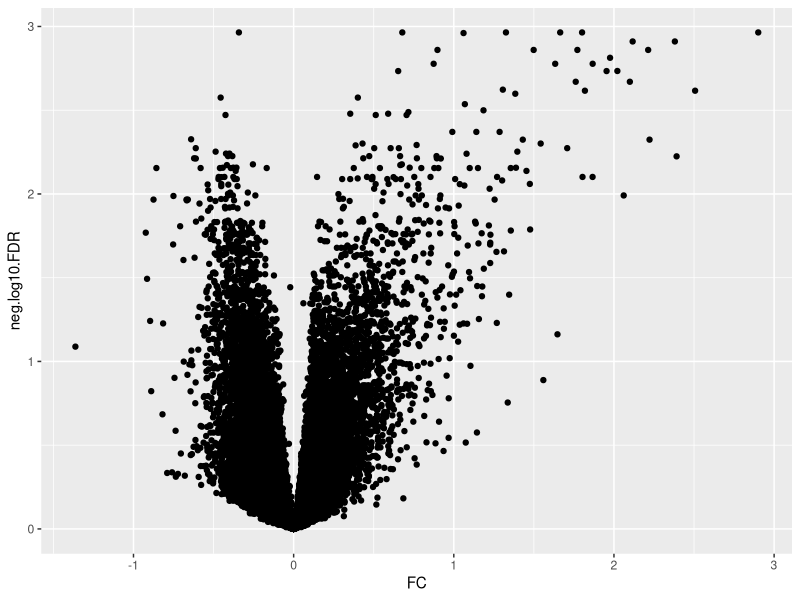
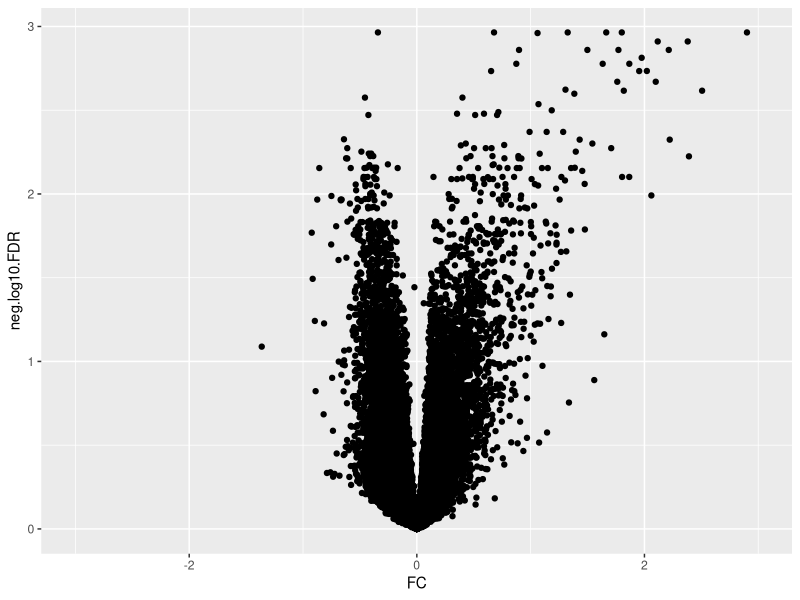
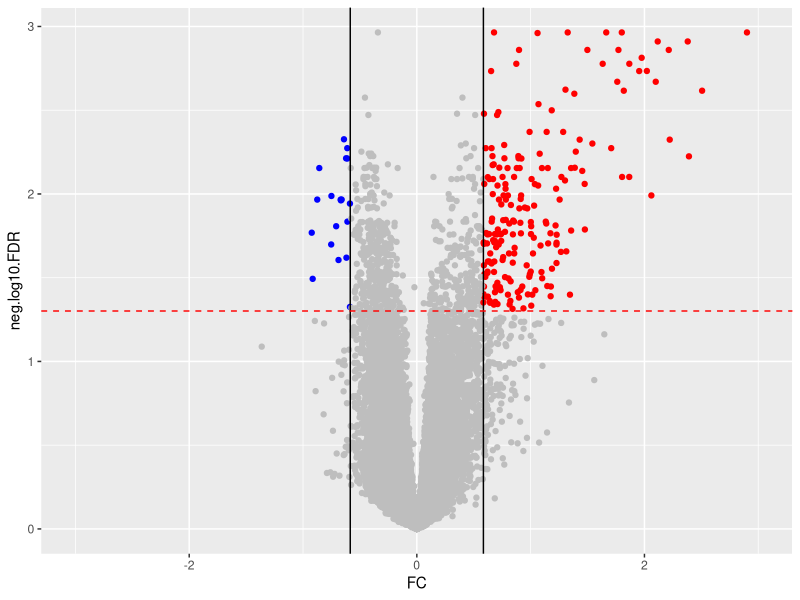
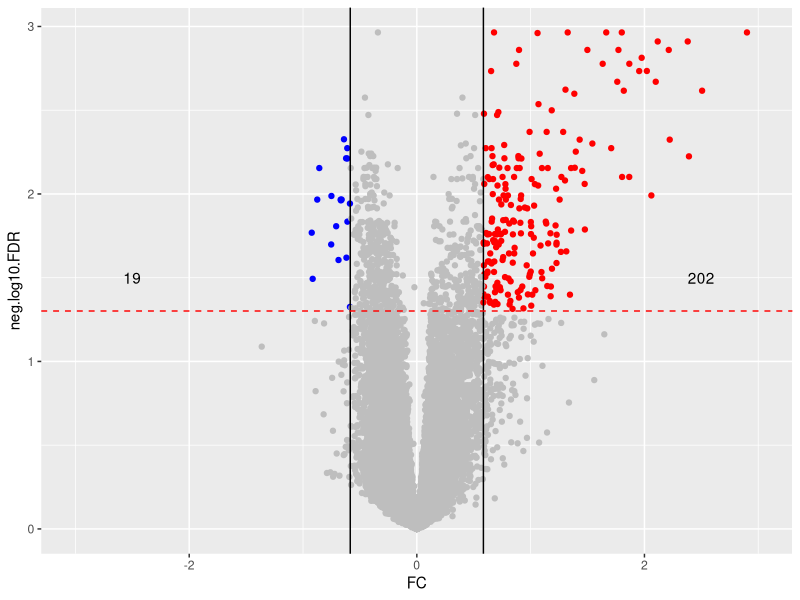
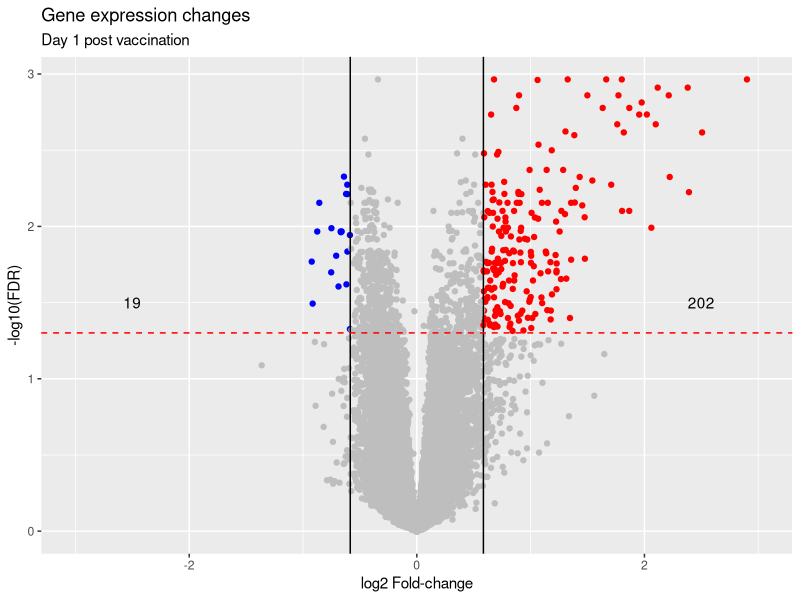
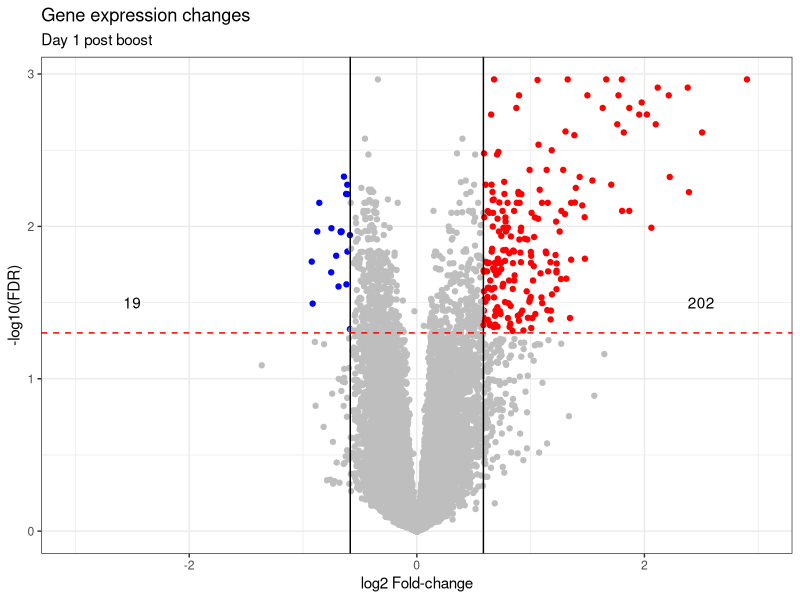
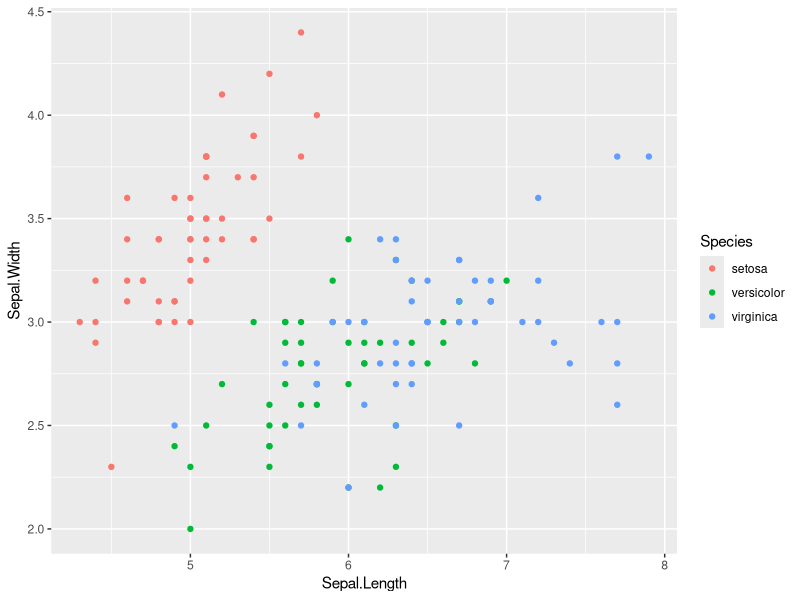
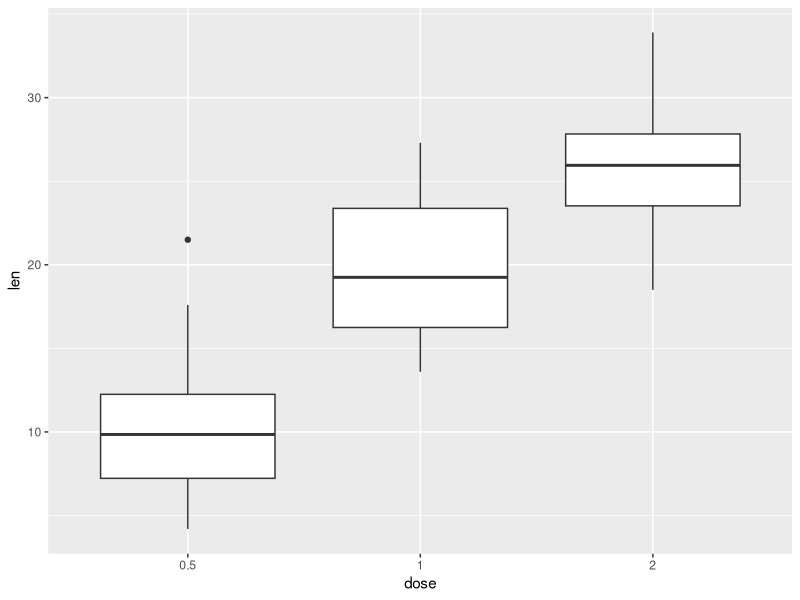

Recreate these plots in R, in order.
# R for bioinformatics lesson 5
# Plotting with ggplot2
# Heatmaps with pheatmap

setwd("~/Work/Python.club/Lesson.5/")
rm(list = ls())

# 
# DON'T FORGET TO RECORD!!!
#


library(ggplot2)
library(pheatmap)


# Scatterplots with ggplot2 -----------------------------------------------

# Read the dataset
expr <- read.table("expression.txt", sep = "\t", header = TRUE)

# Basic scatterplot
ggplot(data = expr, aes(x = FC, y = neg.log10.FDR)) + 
  geom_point()

# Let's fix the x-axis to make it symmetrical
ggplot(data = expr, aes(x = FC, y = neg.log10.FDR)) + 
  geom_point() + 
  xlim(-3, 3)

# Add a column with colors of the data points
expr$color <- "grey"
expr$color[expr$FC < -0.585 & expr$FDR < 0.05] <- "blue"
expr$color[expr$FC > 0.585 & expr$FDR < 0.05] <- "red"

# Let's add the lines to indicate the significance cutoffs
ggplot(data = expr, aes(x = FC, y = neg.log10.FDR)) + 
  geom_point(color = expr$color) + 
  xlim(-3, 3) + 
  geom_vline(xintercept = -0.585, color = "black") + 
  geom_vline(xintercept = 0.585, color = "black") + 
  geom_hline(yintercept = -1*log10(0.05), color = "red", linetype = "dashed")

# See how many blue and red dots we've got: 
length(which(expr$color == "blue")) #19
length(which(expr$color == "red"))  #202

# Add annotations
ggplot(data = expr, aes(x = FC, y = neg.log10.FDR)) + 
  geom_point(color = expr$color) + 
  xlim(-3, 3) + 
  geom_vline(xintercept = -0.585, color = "black") + 
  geom_vline(xintercept = 0.585, color = "black") + 
  geom_hline(yintercept = -1*log10(0.05), color = "red", linetype = "dashed") +
  annotate("text", x = -2.5, y = 1.5, label = "19") + 
  annotate("text", x = 2.5, y = 1.5, label = "202") 

# Add titles and change axis labels
ggplot(data = expr, aes(x = FC, y = neg.log10.FDR)) + 
  geom_point(color = expr$color) + 
  xlim(-3, 3) + 
  geom_vline(xintercept = -0.585, color = "black") + 
  geom_vline(xintercept = 0.585, color = "black") + 
  geom_hline(yintercept = -1*log10(0.05), color = "red", linetype = "dashed") +
  annotate("text", x = -2.5, y = 1.5, label = "19") + 
  annotate("text", x = 2.5, y = 1.5, label = "202") + 
  labs(title = "Gene expression changes", subtitle = "Day 1 post vaccination") +
  xlab("log2 Fold-change") + 
  ylab("-log10(FDR)")

# Remove the grey background
ggplot(data = expr, aes(x = FC, y = neg.log10.FDR)) + 
  geom_point(color = expr$color) + 
  xlim(-3, 3) + 
  geom_vline(xintercept = -0.585, color = "black") + 
  geom_vline(xintercept = 0.585, color = "black") + 
  geom_hline(yintercept = -1*log10(0.05), color = "red", linetype = "dashed") +
  annotate("text", x = -2.5, y = 1.5, label = "19") + 
  annotate("text", x = 2.5, y = 1.5, label = "202") + 
  labs(title = "Gene expression changes", subtitle = "Day 1 post boost") +
  xlab("log2 Fold-change") + 
  ylab("-log10(FDR)") + 
  theme_bw()

# And save the plot as a PDF 
ggsave("Scatterplot.pdf", plot = last_plot())


# Hands on practice 1 -----------------------------------------------------

# Read the dataset iris.txt
# Plot a scatter plot of sepal length vs. sepal width and color it by the species
# Hint: include color in the aesthetics of the main ggplot object

# Cheat sheet 1 -----------------------------------------------------------

iris <- read.table("iris.txt", sep = "\t", header = TRUE)
ggplot(iris, aes(x = Sepal.Length, y = Sepal.Width, color = Species)) + 
  geom_point()

# Box plots with ggplot2 --------------------------------------------------

data("ToothGrowth")
ToothGrowth$dose <- as.factor(ToothGrowth$dose)

# Basic boxplot
ggplot(ToothGrowth, aes(x=dose, y=len)) + 
  geom_boxplot()

# Add individual dots
ggplot(ToothGrowth, aes(x=dose, y=len)) + 
  geom_boxplot() +
  geom_jitter(shape=16, position=position_jitter(0.2))

# Color the outlines of  boxes
ggplot(ToothGrowth, aes(x=dose, y=len, color = dose)) + 
  geom_boxplot() +
  geom_jitter(shape=16, position=position_jitter(0.2))

# And make the dots black again  
ggplot(ToothGrowth, aes(x=dose, y=len, color = dose)) + 
  geom_boxplot() +
  geom_jitter(shape=16, position=position_jitter(0.2), color = "black")

# Fill the boxes with colors
ggplot(ToothGrowth, aes(x=dose, y=len, fill = dose)) + 
  geom_boxplot() +
  geom_jitter(shape=16, position=position_jitter(0.2), color = "black")

# Make the boxes translucent
ggplot(ToothGrowth, aes(x=dose, y=len, fill = dose)) + 
  geom_boxplot(alpha = 0.5) +
  geom_jitter(shape=16, position=position_jitter(0.2), color = "black")

# Split the boxes by the type of supplement
ggplot(ToothGrowth, aes(x=dose, y=len, fill = supp)) + 
  geom_boxplot(alpha = 0.5)

# Add dots 
ggplot(ToothGrowth, aes(x=dose, y=len, fill = supp)) + 
  geom_boxplot(alpha = 0.5) + 
  geom_dotplot(binaxis='y', stackdir='center', position=position_dodge(0.8), binwidth = 0.5) 

# Add legends and axis titles
ggplot(ToothGrowth, aes(x=dose, y=len, fill = supp)) + 
  geom_boxplot(alpha = 0.5) + 
  geom_dotplot(binaxis='y', stackdir='center', position=position_dodge(0.8), binwidth = 0.5) + 
  labs(title = "Tooth growth by the dose of vitamin C", subtitle = "in guinea pigs") + 
  xlab("Dose") + 
  ylab("Tooth growth")

# Change the legend name
ggplot(ToothGrowth, aes(x=dose, y=len, fill = supp)) + 
  geom_boxplot(alpha = 0.5) + 
  geom_dotplot(binaxis='y', stackdir='center', position=position_dodge(0.8), binwidth = 0.5) + 
  labs(title = "Tooth growth by the dose of vitamin C", subtitle = "in guinea pigs") + 
  xlab("Dose") + 
  ylab("Tooth growth") + 
  labs(fill = "Supplement")

ggsave("Boxplot.pdf", plot = last_plot())


# Hands on practice 2 -----------------------------------------------------

# Read dataset mtcars.txt
# Make a box plot of horsepower vs. the number of cylinders
# Color the boxes to make them look pretty
# Make the boxes translucent

# Hint: convert the cylinders (cyl) column to factors by using 
# as.factor(mtcars$cyl)

# Cheat sheet 2 -----------------------------------------------------------

mtcars <- read.table("mtcars.txt", sep = "\t", header = TRUE)
mtcars$cyl <- as.factor(mtcars$cyl)

ggplot(mtcars, aes(x = cyl, y = hp, fill = cyl)) + 
  geom_boxplot(alpha = 0.5)

# Heatmaps ----------------------------------------------------------------

# Create a fake gene expression dataset
genes <- data.frame(matrix(nrow = 100, ncol = 40))

genes[c(1:50), c(1:10)] <- rnorm(mean = 8, 500)
genes[c(51:100), c(1:10)] <- rnorm(mean = -4, 500) 

genes[c(1:50), c(11:20)] <- rnorm(mean = 6, 500)
genes[c(51:100), c(11:20)] <- rnorm(mean = -6, 500)

genes[c(1:50), c(21:30)] <- rnorm(mean = -3, 500)
genes[c(51:100), c(21:30)] <- rnorm(mean = 3, 500)

genes[c(1:50), c(31:40)] <- rnorm(mean = 4, 500)
genes[c(51:100), c(31:40)] <- rnorm(mean = -8, 500)

colnames(genes) <- paste("Sample.", seq(1:40), sep = "")
row.names(genes) <- paste("Gene.", seq(1:100), sep = "")

# Create annotation data frames for rows and columns of the gene expression dataset
ann.col <- data.frame("Treatment" = c(rep("Drug", 20), 
                                      rep("Control", 20)), 
                      "Time" = c(rep("1 hour", 10), 
                                 rep("2 hours", 10), 
                                 rep("1 hour", 10), 
                                 rep("2 hours", 10)))
row.names(ann.col) <- colnames(genes)

ann.row <- data.frame("Pathway" = c(rep("Cell growth", 50), 
                                    rep("Cell death", 50)))
row.names(ann.row) <- row.names(genes)

# Plot heatmaps

# default heatmap
pheatmap(genes)

# remove row names
pheatmap(genes, 
         show_rownames = FALSE)

# Add row and column annotations as color bars
pheatmap(genes, 
         show_rownames = FALSE, 
         annotation_row = ann.row, 
         annotation_col = ann.col)

# Don't cluster columns, to preserve the order of samples
pheatmap(genes, 
         show_rownames = FALSE, 
         annotation_row = ann.row, 
         annotation_col = ann.col, 
         cluster_cols = FALSE)

# Add a title
pheatmap(genes, 
         show_rownames = FALSE, 
         annotation_row = ann.row, 
         annotation_col = ann.col, 
         main = "My Heatmap")



# Homework ----------------------------------------------------------------

# Create a fake gene expression dataset similar to the one used in the lesson
# Create annotation data frames with as many levels of annotation as you wish
# Create a heatmap of your dataset with row and column annotations. 

